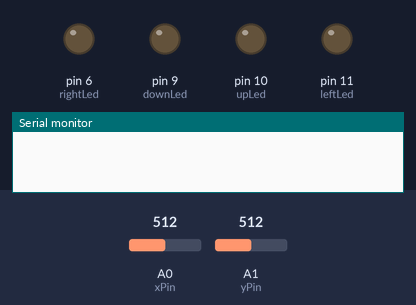
Bench run of a sketch on a simulated Arduino Uno, built with avr-gcc and run on an emulated ATmega328P. Parts: output pins drawn as LEDs (lit = HIGH), the last lines printed to the serial monitor. Inputs (shaded band) come from the test bench; at power-on: A0 (xPin) = 512, A1 (yPin) = 512.

Above: at 1.2 s.
1.3 s: A0 (xPin) set to 487
At 2.3 s:
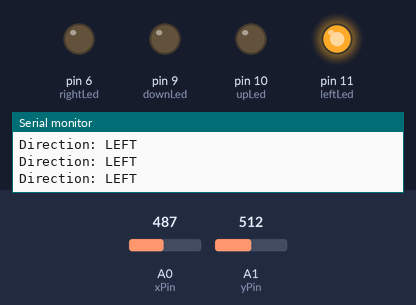
2.8 s: A1 (yPin) set to 498
At 3.6 s:
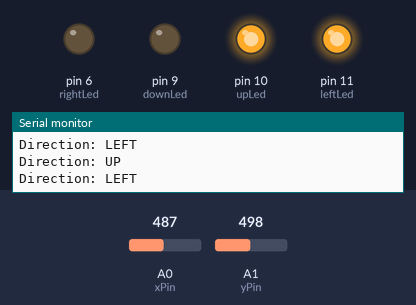
4.3 s: A1 (yPin) set to 525
At 4.9 s:
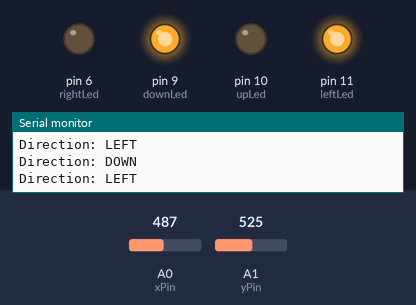
5.8 s: A0 (xPin) set to 515
At 6.3 s:
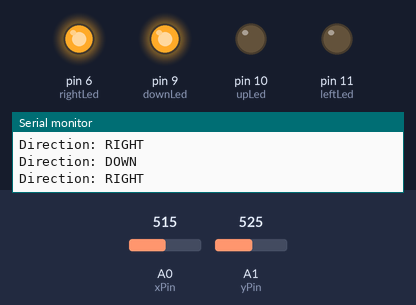
7.3 s: A0 (xPin) set to 511
At 7.6 s:
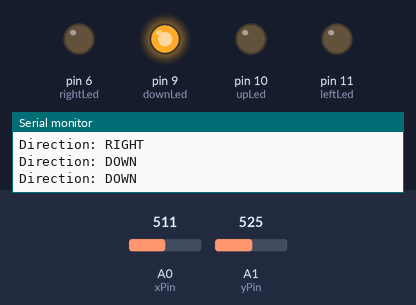
8.8 s: A1 (yPin) set to 505
At 10.1 s:
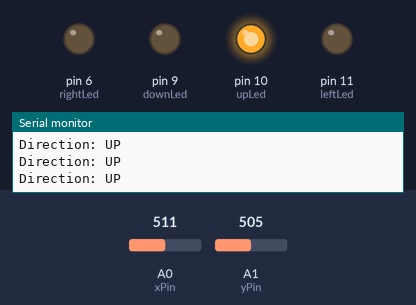
Timing chart, 0 to 11.3 s (numbered marks = the images above; inputs shaded):
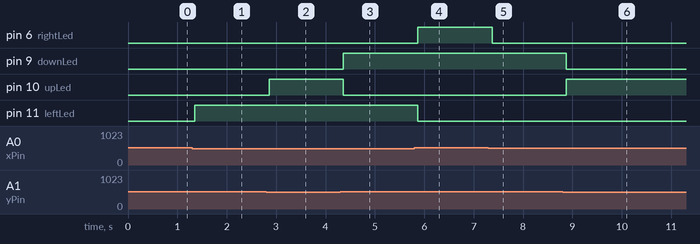

The sketch:

JoystickAndLed.ino
```cpp
int xPin = A0;
int yPin = A1;

int xVal;
int yVal;

int upLed = 10;
int downLed = 9;
int leftLed = 11;
int rightLed = 6;

void setup() {
  Serial.begin(9600);
  pinMode(xPin, INPUT);
  pinMode(yPin, INPUT);
  pinMode(upLed, OUTPUT);
  pinMode(downLed, OUTPUT);
  pinMode(leftLed, OUTPUT);
  pinMode(rightLed, OUTPUT);
}

void loop() {
  xVal = analogRead(xPin);
  yVal = analogRead(yPin);

  if (yVal <= 510) {
    digitalWrite(upLed, HIGH);
    Serial.println("Direction: UP");
  } else {
    digitalWrite(upLed, LOW);
  }

  if (yVal >= 525) {
    digitalWrite(downLed, HIGH);
    Serial.println("Direction: DOWN");
  } else {
    digitalWrite(downLed, LOW);
  }

  if (xVal <= 505) {
    digitalWrite(leftLed, HIGH);
    Serial.println("Direction: LEFT");
  } else {
    digitalWrite(leftLed, LOW);
  }

  if (xVal >= 515) {
    digitalWrite(rightLed, HIGH);
    Serial.println("Direction: RIGHT");
  } else {
    digitalWrite(rightLed, LOW);
  }

  delay(150);
}
```

Measured:
- the behaviour switches between 506 and 505 on A0 (xPin) (found by bisection; images 0 and 1)
- the behaviour switches between 511 and 510 on A1 (yPin) (found by bisection; images 1 and 2)
- after the input at 1.3 s, pin 11 (leftLed): LOW → HIGH after 0.05 s
- after the input at 2.8 s, pin 10 (upLed): LOW → HIGH after 0.06 s
- after the input at 4.3 s, pin 9 (downLed): LOW → HIGH after 0.06 s; pin 10 (upLed): HIGH → LOW after 0.06 s
- after the input at 5.8 s, pin 6 (rightLed): LOW → HIGH after 0.07 s; pin 11 (leftLed): HIGH → LOW after 0.07 s
- after the input at 7.3 s, pin 6 (rightLed): HIGH → LOW after 0.07 s
- after the input at 8.8 s, pin 9 (downLed): HIGH → LOW after 0.08 s; pin 10 (upLed): LOW → HIGH after 0.08 s
